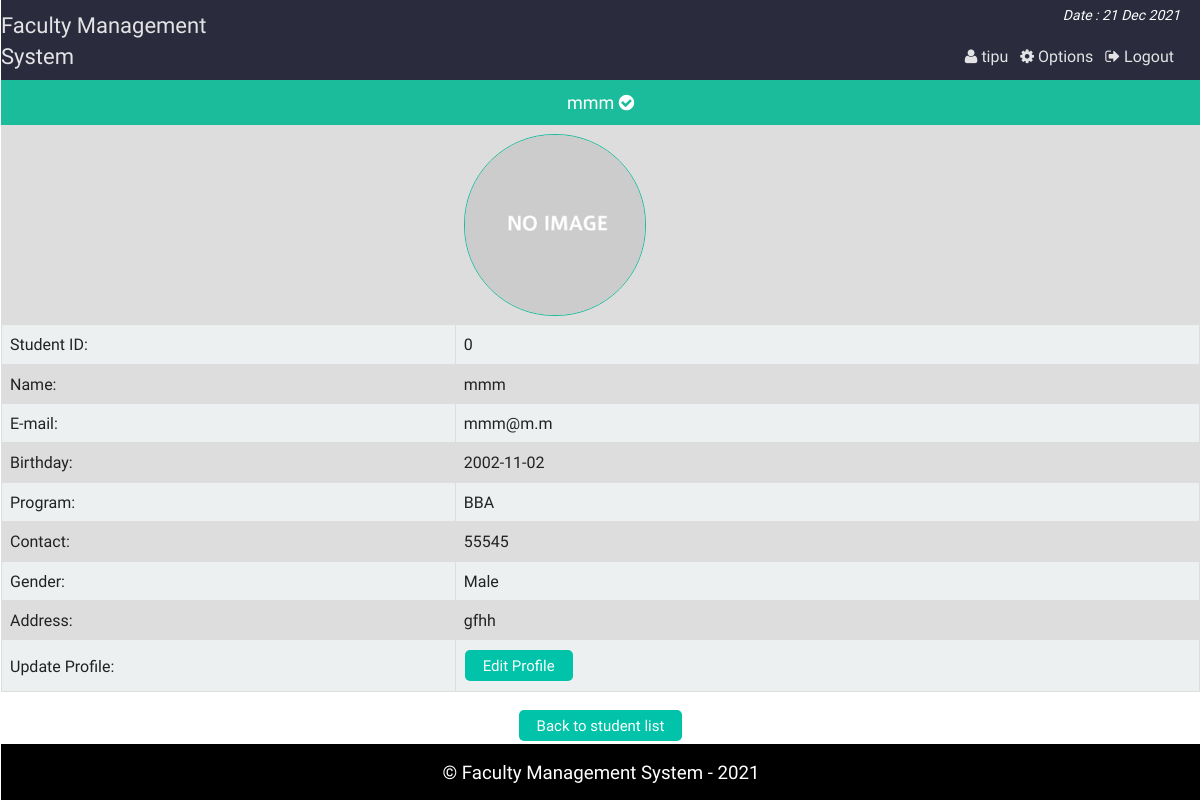
The app's page /admin_single_student.php?id=0 (signed in) with its own data.
### tables this page shows
CREATE TABLE `st_info` (
  `st_id` int(11) NOT NULL,
  `name` varchar(100) NOT NULL,
  `password` varchar(32) NOT NULL,
  `email` varchar(50) NOT NULL,
  `bday` date NOT NULL,
  `program` varchar(10) NOT NULL,
  `contact` varchar(20) NOT NULL,
  `gender` varchar(10) NOT NULL,
  `address` varchar(255) NOT NULL,
  `img` varchar(255) DEFAULT NULL
);

### admin_single_student.php (the view, shortened to what this page needs)
<?php
	require "php/config.php";
	require_once "php/functions.php";
	$user = new login_registration_class();
	if(isset($_REQUEST['id'])){
		$st_id = $_REQUEST['id'];
	}else{
		header('Location: admin.php');
		exit();
	}
?>
<?php
include "php/headertop_admin.php";
?>
<div class="profile">
		<p style="font-size:18px;text-align:center;background:#1abc9c;color:#fff;padding:10px;margin:0"><?php $user->getusername($st_id); ?> <i class="fa fa-check-circle" aria-hidden="true"></i></p>
		<table class="tab_one">
			<?php
				$getuser = $user->getuserbyid($st_id);
				while($row = $getuser->fetch_assoc()){
			?>
			<tr>
				<td></td>
				<?php if(empty($row['img'])){?>
				<td><img src="img/default.png" style="height:180px; width:180px; border:1px #1ABC9C solid;border-radius:90px" alt="" /></td>
				<?php }else{ ?>
				<td><img src="img/student/<?php echo $row['img']; ?>" style="height:180px; width:180px; border:1px #1ABC9C solid;border-radius:90px" alt="" /></td>
				<?php }?>
			</tr>
			<tr>
				<td>Student ID: </td>
				<td><?php echo $row['st_id']; ?></td>
			</tr>
			<tr>
				<td>Name: </td>
				<td><?php echo $row['name']; ?></td>
			</tr>
			<tr>
				<td>E-mail: </td>
				<td><?php echo $row['email']; ?></td>
			</tr>
			<tr>
				<td>Birthday: </td>
				<td><?php echo $row['bday']; ?></td>
			</tr>
			<tr>
				<td>Program: </td>
				<td><?php echo $row['program']; ?></td>
			</tr>
			<tr>
				<td>Contact: </td>
				<td><?php echo $row['contact']; ?></td>
			</tr>
			<tr>
				<td>Gender: </td>
				<td><?php echo $row['gender']; ?></td>
			</tr>
			<tr>
				<td>Address: </td>
				<td><?php echo $row['address']; ?></td>
			</tr>
			<tr>
				<td>Update Profile: </td>
				<td><a href="admin_single_student_update.php?id=<?php echo $row['st_id'];?>"><button class="editbtn">Edit Profile</button></a></td>
			</tr>
			<?php  } ?>
		</table>
		<div class="back fix">
			<p style="text-align:center"><a href="admin_all_student.php"><button class="editbtn">Back to student list</button></a></p>
		</div>
</div>
<?php include "php/footerbottom.php";?>

### php/functions.php (shortened to what this page needs)
<?php
class login_registration_class{
	public function getusername($sid){
		global $conn;
		$query = $conn->query("select name from st_info where st_id='$sid'");
		$result = $query->fetch_assoc();
		echo $result['name'];
	}
	public function getuserbyid($st_id){
		global $conn;
		$query = $conn->query("select * from st_info where st_id='$st_id'");
		return $query;
	}
};
?>

### css/main.css (style rules this page uses)
html { color: #222; font-size: 1em; line-height: 1.4; }
audio, canvas, iframe, img, svg, video { vertical-align: middle; }
a { text-decoration:none; }
.fix { overflow:hidden; }
body { font-family:roboto !important; background:url(../img/ptrn.png) repeat fixed; }
.st_reg th, td { padding: 8px; }
table.tab_one { width:100%; }
table.tab_one td { border:1px solid #ddd; padding:8px; }
table.tab_one td a { text-decoration:none; }
table.tab_one tr:nth-child(odd) { background:#ddd; }
table.tab_one tr:nth-child(even) { background:#ecf0f1; }
.editbtn { background-color: #01C3AA; border: none; border-radius:5px; color: white; padding: 5px 18px; text-align: center; text-decoration: none; display: inline-block; font-size: 15px; margin: 2px 1px; cursor: pointer; }
table.att_tab tr,td,th { border:2px solid #ddd; border-collapse:collapse; padding:8px; }

### records on screen
st_info: name "mmm", st_id "0", email "mmm@m.m", bday "2002-11-02", program "BBA", contact "55545", gender "Male", address "gfhh"

### other values on screen
$admin_name "tipu"
